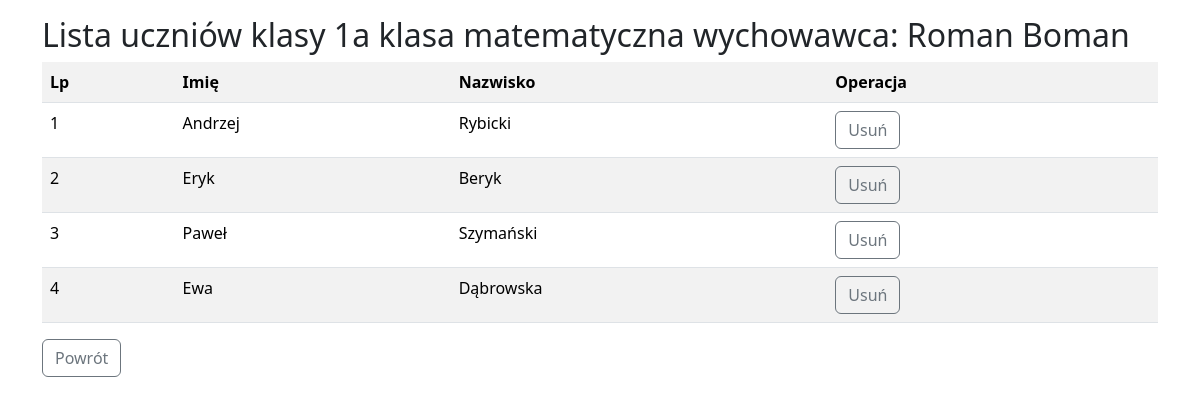
Screenshot of /listByGroup.php?id=1 with the database file from the repository.
### tables this page shows
CREATE TABLE `groups` (
  `id` int(11) NOT NULL,
  `name` varchar(50) NOT NULL,
  `description` text NOT NULL,
  `teacher` varchar(50) NOT NULL
);

CREATE TABLE `students` (
  `id` int(11) NOT NULL,
  `firstname` varchar(50) NOT NULL,
  `lastname` varchar(50) NOT NULL,
  `group_id` int(11) NOT NULL
);

### functions.php (called while the page is built, shortened)
<?php
function getConnection(): ?mysqli
{
    $conn = new mysqli('localhost', 'root',
null, '3tip_cw1');
    return $conn;
}
function getGroupById(int $id ) : array {
    $conn = getConnection();
    $sql = "SELECT * FROM groups WHERE id={$id}";
    $result = $conn->query($sql);
    $group = $result->fetch_row();
    return $group;
}
function getStudentsByGroupId(int $id) : array {
    $conn = getConnection();
    $sql = "SELECT * FROM students WHERE group_id={$id}";
    $result = $conn->query($sql);
    $students = [];
    while($row = $result->fetch_row()){
        $students[] = $row;
    }
    return $students;
}

### listByGroup.php (the view, shortened to what this page needs)
<!DOCTYPE html>
<html lang="en">
<head>
    <link href="https://cdn.jsdelivr.net/npm/bootstrap@5.3.3/dist/css/bootstrap.min.css" rel="stylesheet">
    <link rel="stylesheet" href="style.css">
</head>
<body>
    <main class="container">
        <?php
        require_once 'functions.php';
        if (isset($_GET['id'])) {
            $group = getGroupById($_GET['id']);
            echo "<h2 class='mt-3'>Lista uczniów klasy {$group[1]} {$group[2]} wychowawca: {$group[3]}</h2>";
        }
        ?>
        <table class="table table-striped">
            <tr>
                <th>Lp</th>
                <th>Imię</th>
                <th>Nazwisko</th>
                <th>Operacja</th>
            </tr>
            <?php
            $students = getStudentsByGroupId($_GET['id']);
            $lp = 0;
            foreach ($students as $s) {
                $lp++;
                echo "<tr>";
                echo "<td>{$lp}</td>";
                echo "<td>{$s[1]}</td>";
                echo "<td>{$s[2]}</td>";
                echo "<td><a class='btn btn-outline-secondary' href='removeFromDb.php?id={$s[0]}'>Usuń</a></td>";
                echo "</tr>";
            }
            ?>
        </table>
        <a class="btn btn-outline-secondary" href="index.php">Powrót</a>
    </main>
</body>
</html>

### rows the page displays
groups: name "1a", description "klasa matematyczna", teacher "Roman Boman"
students: firstname "Andrzej", lastname "Rybicki"
students: firstname "Eryk", lastname "Beryk"
students: firstname "Paweł", lastname "Szymański"
students: firstname "Ewa", lastname "Dąbrowska"
